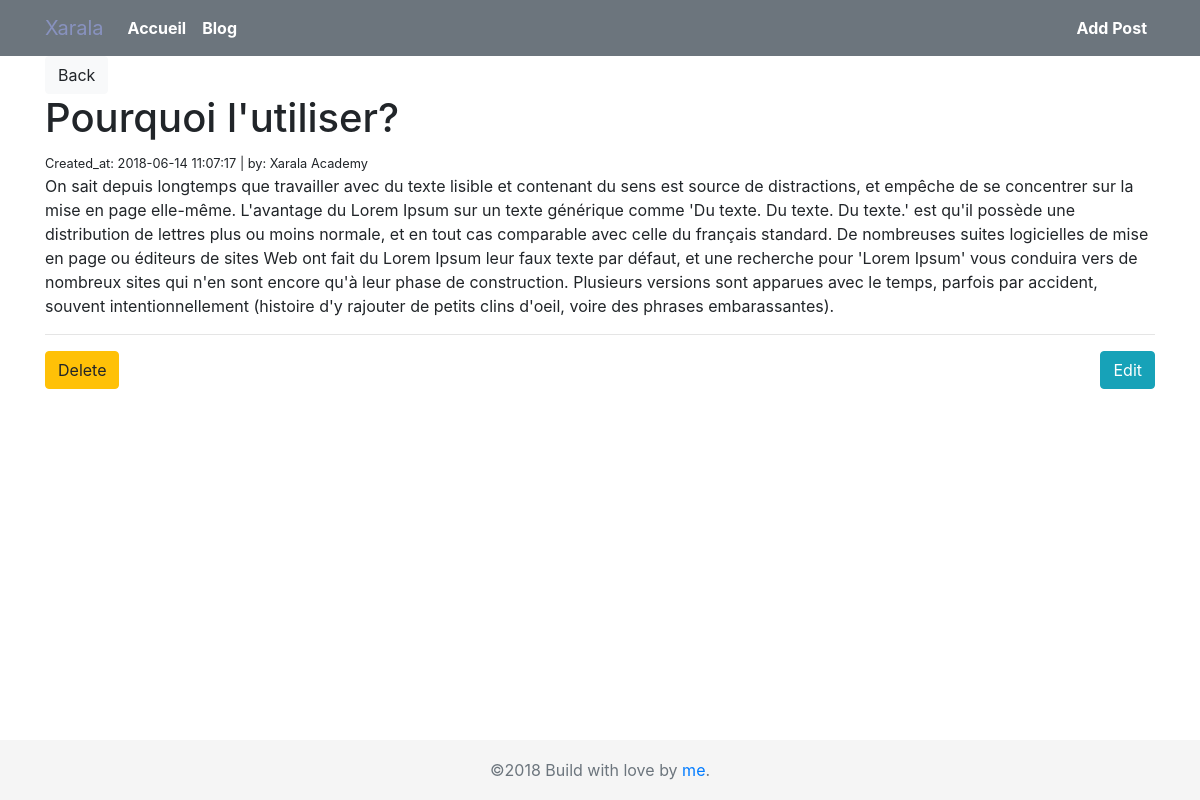
Screenshot of /post.php?id=3 with the database file from the repository.
### tables this page shows
CREATE TABLE `posts` (
  `id` int(11) NOT NULL,
  `title` varchar(255) NOT NULL,
  `body` text NOT NULL,
  `author` varchar(255) NOT NULL,
  `created_at` timestamp NOT NULL DEFAULT CURRENT_TIMESTAMP
);

### post.php (the view, shortened to what this page needs)
<?php
  require('config/db.php');
  $id = mysqli_real_escape_string($conn, $_GET['id']);
  $query = 'SELECT * FROM posts WHERE id = '.$id;
  $result = mysqli_query($conn ,$query);
  $post = mysqli_fetch_assoc($result);
?>
<?php include('inc/header.php'); ?>
  <div class="container">
      <a href="<?php echo ROOT_URL; ?>" class="btn btn-light">Back</a>
      <h1><?php echo $post['title']; ?></h1>
      <small>Created_at: <?php echo $post['created_at']; ?> | by: <?php echo $post['author']; ?></small>
      <p><?php echo $post['body']; ?></p>
      <hr>
      <form action="<?php echo $_SERVER['PHP_SELF']; ?>" method="post">
        <input class="btn btn-warning float-left" type="submit" value="Delete" name="delete">
      </form>
      <a class="btn btn-info float-right" href="<?php echo ROOT_URL; ?>edit_post.php?id=<?php echo $post['id']; ?>">Edit</a>
  </div>
<?php include('inc/footer.php'); ?>

### css/style.css (style rules this page uses)
html { position: relative; min-height: 100%; }

### rows the page displays
posts: title "Pourquoi l'utiliser?", created_at "2018-06-14 11:07:17", author "Xarala Academy", body "On sait depuis longtemps que travailler avec du texte lisible et contenant du sens est source de distractions, et empêche de se concentrer sur la mise en page elle-même. L'avantage du Lorem Ipsum sur un texte générique comme 'Du texte. Du texte. Du texte.' est qu'il possède une distribution de lettres plus ou moins normale, et en tout cas comparable avec celle du français standard. De nombreuses suites logicielles de mise en page ou éditeurs de sites Web ont fait du Lorem Ipsum leur faux texte par défaut, et une recherche pour 'Lorem Ipsum' vous conduira vers de nombreux sites qui n'en sont encore qu'à leur phase de construction. Plusieurs versions sont apparues avec le temps, parfois par…"
